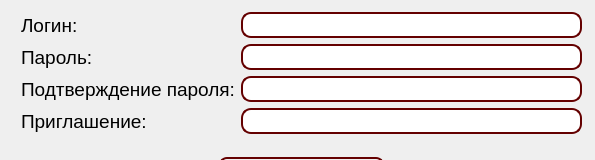
<?xml version="1.0" encoding="UTF-8"?>
<ui version="4.0">
    <class>Registration</class>
    <widget class="QDialog" name="Registration">
        <property name="geometry">
            <rect>
                <x>0</x>
                <y>0</y>
                <width>595</width>
                <height>160</height>
            </rect>
        </property>
        <property name="minimumSize">
            <size>
                <width>595</width>
                <height>160</height>
            </size>
        </property>
        <property name="maximumSize">
            <size>
                <width>595</width>
                <height>160</height>
            </size>
        </property>
        <property name="windowTitle">
            <string>[HES] Регистрация</string>
        </property>
        <widget class="QWidget" name="layoutWidget">
            <property name="geometry">
                <rect>
                    <x>11</x>
                    <y>7</y>
                    <width>581</width>
                    <height>195</height>
                </rect>
            </property>
            <layout class="QVBoxLayout" name="verticalLayout">
                <property name="leftMargin">
                    <number>10</number>
                </property>
                <property name="topMargin">
                    <number>5</number>
                </property>
                <property name="rightMargin">
                    <number>10</number>
                </property>
                <property name="bottomMargin">
                    <number>5</number>
                </property>
                <item>
                    <layout class="QFormLayout" name="formLayout">
                        <item row="0" column="0">
                            <widget class="QLabel" name="label">
                                <property name="font">
                                    <font>
                                        <pointsize>14</pointsize>
                                    </font>
                                </property>
                                <property name="text">
                                    <string>Логин:</string>
                                </property>
                                <property name="alignment">
                                    <set>Qt::AlignLeading|Qt::AlignLeft|Qt::AlignVCenter</set>
                                </property>
                            </widget>
                        </item>
                        <item row="0" column="1">
                            <widget class="QLineEdit" name="lineEdit">
                                <property name="font">
                                    <font>
                                        <family>Times New Roman</family>
                                        <pointsize>13</pointsize>
                                    </font>
                                </property>
                                <property name="styleSheet">
                                    <string notr="true">QLineEdit {
                                        border: 2px solid rgb(100,0,0);
                                        border-radius: 10px;
                                        padding: 0 8px;
                                        }
                                    </string>
                                </property>
                                <property name="maxLength">
                                    <number>40</number>
                                </property>
                            </widget>
                        </item>
                        <item row="1" column="0">
                            <widget class="QLabel" name="label_2">
                                <property name="font">
                                    <font>
                                        <pointsize>14</pointsize>
                                    </font>
                                </property>
                                <property name="text">
                                    <string>Пароль:</string>
                                </property>
                                <property name="alignment">
                                    <set>Qt::AlignLeading|Qt::AlignLeft|Qt::AlignVCenter</set>
                                </property>
                            </widget>
                        </item>
                        <item row="1" column="1">
                            <widget class="QLineEdit" name="lineEdit_2">
                                <property name="font">
                                    <font>
                                        <family>Times New Roman</family>
                                        <pointsize>13</pointsize>
                                    </font>
                                </property>
                                <property name="styleSheet">
                                    <string notr="true">QLineEdit {
                                        border: 2px solid rgb(100,0,0);
                                        border-radius: 10px;
                                        padding: 0 8px;
                                        }
                                    </string>
                                </property>
                                <property name="maxLength">
                                    <number>256</number>
                                </property>
                                <property name="echoMode">
                                    <enum>QLineEdit::Password</enum>
                                </property>
                            </widget>
                        </item>
                        <item row="2" column="0">
                            <widget class="QLabel" name="label_3">
                                <property name="font">
                                    <font>
                                        <pointsize>14</pointsize>
                                    </font>
                                </property>
                                <property name="text">
                                    <string>Подтверждение пароля:</string>
                                </property>
                                <property name="alignment">
                                    <set>Qt::AlignLeading|Qt::AlignLeft|Qt::AlignVCenter</set>
                                </property>
                            </widget>
                        </item>
                        <item row="2" column="1">
                            <widget class="QLineEdit" name="lineEdit_3">
                                <property name="font">
                                    <font>
                                        <family>Times New Roman</family>
                                        <pointsize>13</pointsize>
                                    </font>
                                </property>
                                <property name="styleSheet">
                                    <string notr="true">QLineEdit {
                                        border: 2px solid rgb(100,0,0);
                                        border-radius: 10px;
                                        padding: 0 8px;
                                        }
                                    </string>
                                </property>
                                <property name="maxLength">
                                    <number>256</number>
                                </property>
                                <property name="echoMode">
                                    <enum>QLineEdit::Password</enum>
                                </property>
                            </widget>
                        </item>
                        <item row="3" column="0">
                            <widget class="QLabel" name="label_4">
                                <property name="font">
                                    <font>
                                        <pointsize>14</pointsize>
                                    </font>
                                </property>
                                <property name="text">
                                    <string>Приглашение:</string>
                                </property>
                                <property name="alignment">
                                    <set>Qt::AlignLeading|Qt::AlignLeft|Qt::AlignVCenter</set>
                                </property>
                            </widget>
                        </item>
                        <item row="3" column="1">
                            <widget class="QLineEdit" name="lineEdit_4">
                                <property name="font">
                                    <font>
                                        <family>Times New Roman</family>
                                        <pointsize>13</pointsize>
                                    </font>
                                </property>
                                <property name="styleSheet">
                                    <string notr="true">QLineEdit {
                                        border: 2px solid rgb(100,0,0);
                                        border-radius: 10px;
                                        padding: 0 8px;
                                        }
                                    </string>
                                </property>
                                <property name="maxLength">
                                    <number>36</number>
                                </property>
                            </widget>
                        </item>
                    </layout>
                </item>
                <item alignment="Qt::AlignHCenter|Qt::AlignVCenter">
                    <widget class="QPushButton" name="pushButton">
                        <property name="minimumSize">
                            <size>
                                <width>165</width>
                                <height>0</height>
                            </size>
                        </property>
                        <property name="maximumSize">
                            <size>
                                <width>165</width>
                                <height>16777215</height>
                            </size>
                        </property>
                        <property name="font">
                            <font>
                                <family>Times New Roman</family>
                                <pointsize>12</pointsize>
                            </font>
                        </property>
                        <property name="styleSheet">
                            <string notr="true">QPushButton {
                                border: 2px solid rgb(100,0,0);
                                border-radius: 8px;
                                background-color: qlineargradient(x1: 0, y1: 0, x2: 1, y2: 0,
                                stop: 0 #FFD700, stop: 1 rgb(100,255,100));
                                }

                                QPushButton:pressed {
                                background-color: qlineargradient(x1: 0, y1: 0, x2: 1, y2: 0,
                                stop: 0 rgb(100,255,100), stop: 1 #FFD700);
                                }
                            </string>
                        </property>
                        <property name="text">
                            <string>Зарегистрироваться</string>
                        </property>
                    </widget>
                </item>
            </layout>
        </widget>
    </widget>
    <resources/>
    <connections/>
</ui>
